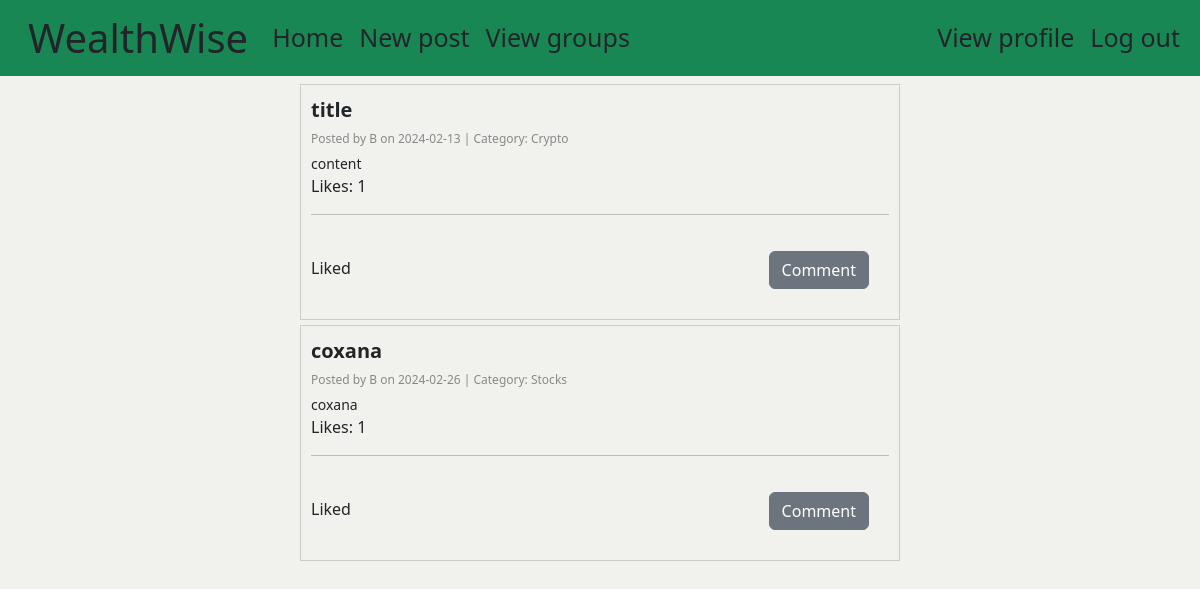
The app's page / (signed in) with its own data.
### domain/tables.py (models this page shows)
class PostTable(Base):
    __tablename__ = 'post'
    id = Column(Integer, primary_key=True, autoincrement=True)
    username = Column(String, ForeignKey('user.username', ondelete='CASCADE'))
    title = Column(String(50))
    content = Column(String(200))
    category = Column(String(30))
    date = Column(DateTime, default=datetime.now)
    no_likes = Column(Integer,default=0)
    user = relationship('UserTable')

### app.py (the view)
@app.route("/")
def home():
    if "user_id" in session:
        likes = sessiondata.query(LikesTable).filter(LikesTable.user_id == session["user_id"]).all()
        likes = {like.post_id: 1 for like in likes}
    else:
        likes = {}
    posts = sessiondata.query(PostTable).all()
    dates = []
    for post in posts:
        date = post.date
        formatted_date = date.strftime("%Y-%m-%d")
        dates.append(formatted_date)
    return render_template("index.html", posts=posts, dates=dates, len=len(posts), likes=likes)

### app.py (called while the page is built)
@app.after_request
def after_request(response):
    response.headers["Cache-Control"] = "no-cache, no-store, must-revalidate"
    response.headers["Expires"] = 0
    response.headers["Pragma"] = "no-cache"
    return response

### templates/index.html (shortened to what this page needs)
{% extends "layout.html" %}
{% block main %}
    <tbody>
    {% for i in range(len) %}
        <tr>
            <td>
                <div class="container1">
                    <div class="post-container">
                        <div class="post-title">{{ posts[i].title }}</div>
                        <div class="post-info">Posted by {{ posts[i].username }} on {{ dates[i] }} | Category: {{ posts[i].category }}</div>
                        <div class="post-content">
                            {{ posts[i].content }}
                        </div>
                        <div class="likes me-3">Likes: {{ posts[i].no_likes }}</div>
                        <hr class="my-3">
                         <div class="d-flex align-items-center justify-content-between">
                            <div>
                                {%   if posts[i].id in likes %}
                                <label class="label"> Liked</label>
                                {% else %}
                                 <form action="/like" method="POST">
                                     <input type="hidden" name="post_id" value="{{ posts[i].id }}">
                                     <button type="submit" class="btn btn-primary">Like</button>
                                 </form>
                                {% endif %}
                            </div>
                            <div>
                               <form action="/comment" method="GET">
                                    <button type="submit" class="btn btn-secondary">Comment</button>
                                </form>
                            </div>
                        </div>
                    </div>
                </div>
            </td>
        </tr>
    {% endfor %}
</tbody>
{% endblock %}

### static/style.css (style rules this page uses)
body { background-color: #f1f1ee; }
form { margin: 20px; align-items: center; }
label { display: block; margin-bottom: 5px; }
.container1 { display: flex; align-items: center; justify-content: center; }
.container-fluid .post-container { border: 1px solid #ccc; padding: 10px; margin-bottom: 5px; max-width: 600px; width: 100%; }
.post-title { font-size: 20px; font-weight: bold; margin-bottom: 5px; }
.post-info { font-size: 12px; color: #888; margin-bottom: 5px; }
.post-content { font-size: 14px; }

### records on screen
PostTable: title "title", username "B", category "Crypto", content "content", no_likes "1"
PostTable: title "coxana", username "B", category "Stocks", content "coxana", no_likes "1"

### other values on screen
{{ dates[i] }} "2024-02-13" "2024-02-26"
